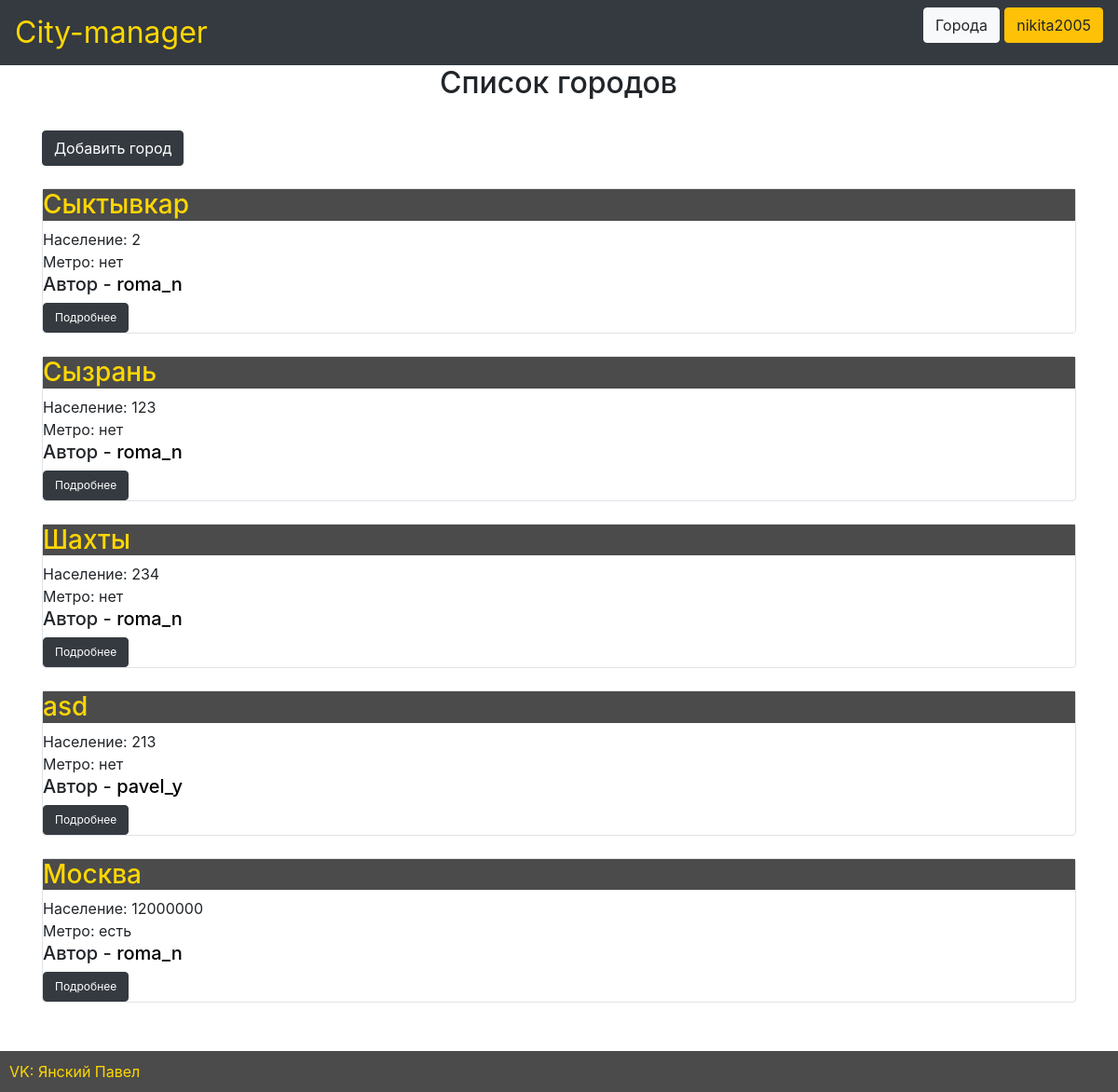
Page /main (signed in) on the committed database.
### data/users.py (models this page shows, shortened)
class User(SqlAlchemyBase, UserMixin):
    __tablename__ = 'users'
    id = sqlalchemy.Column(sqlalchemy.Integer,
                           primary_key=True, autoincrement=True)
    name = sqlalchemy.Column(sqlalchemy.String, unique=True, nullable=True)
    about = sqlalchemy.Column(sqlalchemy.String, nullable=True)
    email = sqlalchemy.Column(sqlalchemy.String,
                              index=True, unique=True, nullable=True)
    photo = sqlalchemy.Column(sqlalchemy.BLOB, nullable=True)
    hashed_password = sqlalchemy.Column(sqlalchemy.String, nullable=True)
    created_date = sqlalchemy.Column(sqlalchemy.DateTime,
                                     default=datetime.datetime.now)

### data/cities.py (models this page shows)
class City(SqlAlchemyBase):
    __tablename__ = 'cities'
    id = sqlalchemy.Column(sqlalchemy.Integer, primary_key=True, autoincrement=True)
    city = sqlalchemy.Column(sqlalchemy.Integer, unique=True, nullable=True)
    count_of_people = sqlalchemy.Column(sqlalchemy.String, nullable=True)
    sea = sqlalchemy.Column(sqlalchemy.Boolean, nullable=True)
    subway = sqlalchemy.Column(sqlalchemy.Boolean, nullable=True)
    information = sqlalchemy.Column(sqlalchemy.String, nullable=True, default="Отсутствует")
    user_id = sqlalchemy.Column(sqlalchemy.Integer, sqlalchemy.ForeignKey("users.id"))
    user = orm.relationship('User')

### main.py (the view)
@app.route("/main")
@login_required
def main_sheet():
    db_sess = db_session.create_session()
    b_users = db_sess.query(BlockedUser.id).filter(BlockedUser.user_id == current_user.id)
    cities = db_sess.query(City).filter(City.user_id.notin_(b_users))
    return render_template("index.html", cities=cities)

### data/db_session.py (called while the page is built)
def create_session() -> Session:
    global __factory
    return __factory()

### main.py (called while the page is built)
@login_manager.user_loader
def load_user(user_id):
    db_sess = db_session.create_session()
    return db_sess.query(User).get(user_id)

### templates/index.html (shortened to what this page needs)
{% extends "base.html" %}
{% block content %}
<h2>Список городов</h2><br>
<a href="{{ url_for('add_cities') }}" class="btn btn-dark">Добавить город</a><br><br>
{% for item in cities%}
<div class="col-md6 border rounded">
    <h3>{{item.city}}</h3>
    <div>
        Население: {{item.count_of_people}}
    </div>
    <div>
        Метро: {{"есть" if item.subway else "нет"}}
    </div>
    <div>
        <h5 class="city_autor">Автор - <a href="{{ url_for('users', id=item.user_id) }}" class="autor">{{item.user.name}}</a></h5>
    </div>
    <nav>
            <a class="btn btn-dark" href="{{ url_for('get_info', id=item.id) }}" style="font-size: 12px">Подробнее</a>
    </nav>
    </div><br>
{% endfor %}
{% endblock %}

### templates/base.html (shortened to what this page needs)
<!doctype html>
<html lang="en">
<head>
    <link rel="stylesheet"
          href="https://stackpath.bootstrapcdn.com/bootstrap/4.4.1/css/bootstrap.min.css"
>
    <link rel="stylesheet" type="text/css" href="{{url_for('static', filename='css/style.css')}}"/>
</head>
<body>
<header>
    <nav class="navbar navbar-dark bg-dark">
        <a style="color: gold; margin-left: 0; margin-right: auto; width: 16em;font-size: 2rem;"
           href="{{ url_for('index') }}">City-manager</a>
        {% if current_user.is_authenticated %}
        <p>
            <a class="btn btn-light" href="{{ url_for('main_sheet') }}">Города</a>
            <a class="btn btn-warning" href="{{ url_for('users', id=current_user.id) }}">{{ current_user.name }}</a>
        </p>
        {% else %}
        <p>
            <a class="btn btn-light" href="{{ url_for('register') }}">Зарегистрироваться</a>
            <a class="btn btn-warning" href="{{ url_for('login') }}">Войти</a>
        </p>
        {% endif %}
    </nav>
</header>
<main role="main" class="container">
    {% block content %}{% endblock %}
</main>
<br><br><br>
<a class="footer" href="https://vk.com/pavelyanski">
    VK: Янский Павел
</a>
</body>
</html>

### static/css/style.css (style rules this page uses)
h2 { margin-left: auto; margin-right: auto; width: 8em }
h3 { color: gold; background-color: #4b4b4b }
h5.city_autor { width: 50em }
p { color: black; font-size: 1.2em }
a.footer { position: fixed; right: 0; bottom: 0; padding: 10px; background: #4b4b4b; color: gold; width: 100%; }
a.autor { color: black; }

### rows in the picture
User: name "nikita2005"
City: city "Сыктывкар", count_of_people "2", subway "нет", user.name "roma_n"
City: city "Сызрань", count_of_people "123", subway "нет", user.name "roma_n"
City: city "Шахты", count_of_people "234", subway "нет", user.name "roma_n"
City: city "asd", count_of_people "213", subway "нет", user.name "pavel_y"
City: city "Москва", count_of_people "12000000", subway "есть", user.name "roma_n"
